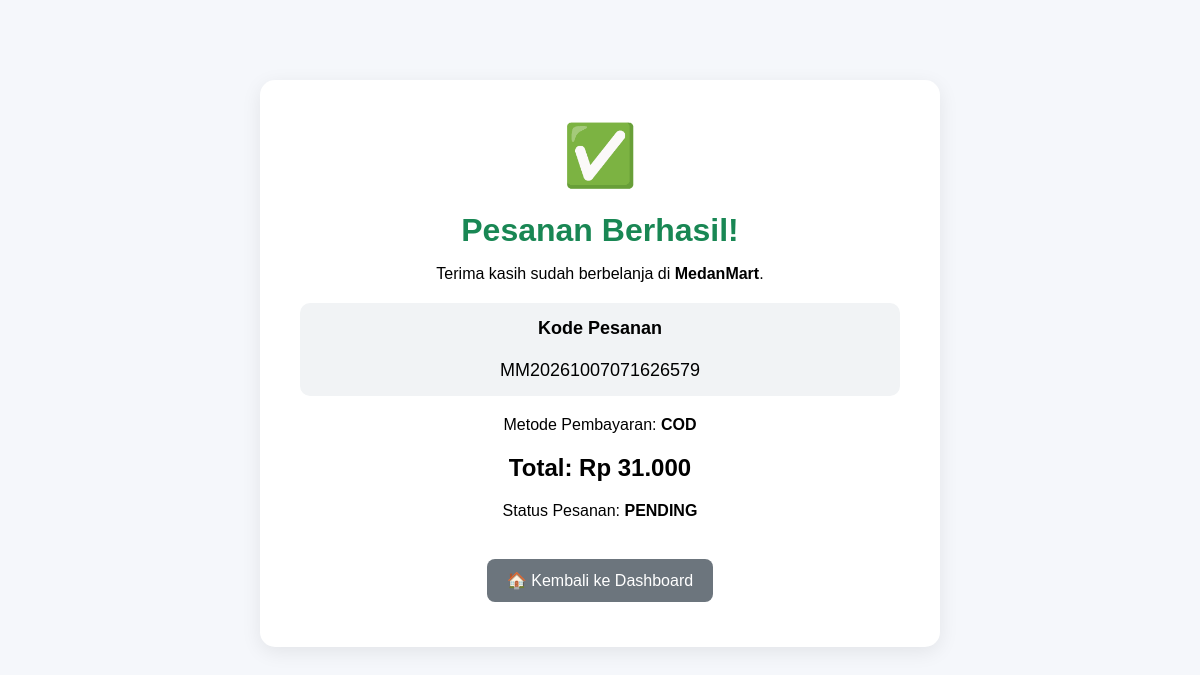
The page /user/order_success.php?id=1 (signed in) on the database its author committed.
### tables this page shows
CREATE TABLE `orders` (
  `id` int(11) NOT NULL,
  `user_id` int(11) NOT NULL,
  `order_code` varchar(50) NOT NULL,
  `recipient_name` varchar(100) NOT NULL,
  `phone` varchar(20) NOT NULL,
  `address` text NOT NULL,
  `shipping_method` varchar(100) DEFAULT NULL,
  `shipping_cost` decimal(12,2) DEFAULT 0.00,
  `subtotal` decimal(12,2) NOT NULL,
  `total` decimal(12,2) NOT NULL,
  `payment_method` enum('transfer','qris','cod') NOT NULL,
  `payment_proof` varchar(255) DEFAULT NULL,
  `status` enum('pending','paid','shipped','completed','cancelled') NOT NULL DEFAULT 'pending',
  `created_at` timestamp NOT NULL DEFAULT current_timestamp()
);

### user/order_success.php (the view, shortened to what this page needs)
<?php
require_once __DIR__ . "/../config/database.php";
$user_id = $_SESSION['user_id'];
$order_id = intval($_GET['id']);
$query = "
    SELECT *
    FROM orders
    WHERE id = '$order_id'
    AND user_id = '$user_id'
";
$result = mysqli_query($conn, $query);
$order = mysqli_fetch_assoc($result);
?>
<!DOCTYPE html>
<html lang="id">
<head>
</head>
<body>
<div class="container">
    <div class="success">✅</div>
    <h1>Pesanan Berhasil!</h1>
    <p>
        Terima kasih sudah berbelanja di <b>MedanMart</b>.
    </p>
    <div class="order-code">
        <strong>Kode Pesanan</strong><br><br>
        <?= htmlspecialchars($order['order_code']); ?>
    </div>
    <p>
        Metode Pembayaran:
        <b><?= strtoupper($order['payment_method']); ?></b>
    </p>
    <div class="total">
        Total: Rp <?= number_format($order['total'], 0, ',', '.'); ?>
    </div>
    <p>
        Status Pesanan:
        <b><?= strtoupper($order['status']); ?></b>
    </p>
    <br>
    <a href="dashboard.php" class="btn btn-secondary">
        🏠 Kembali ke Dashboard
    </a>
</div>
</body>
</html>

### user/order_success.php (style rules this page uses)
body { margin: 0; font-family: Arial, sans-serif; background: #f5f7fb; }
.container { width: 600px; max-width: 90%; margin: 80px auto; background: white; padding: 40px; border-radius: 15px; text-align: center; box-shadow: 0 5px 20px rgba(0,0,0,0.08); }
.success { font-size: 60px; }
h1 { color: #198754; margin-bottom: 10px; }
.order-code { background: #f1f3f5; padding: 15px; border-radius: 10px; margin: 20px 0; font-size: 18px; }
.total { font-size: 24px; font-weight: bold; margin: 20px 0; }
.btn { display: inline-block; padding: 12px 20px; background: #0d6efd; color: white; text-decoration: none; border-radius: 8px; margin: 5px; }
.btn-secondary { background: #6c757d; }

### rows shown on the page
orders: order_code "MM20261007071626579", payment_method "COD", total "31.000", status "PENDING"
